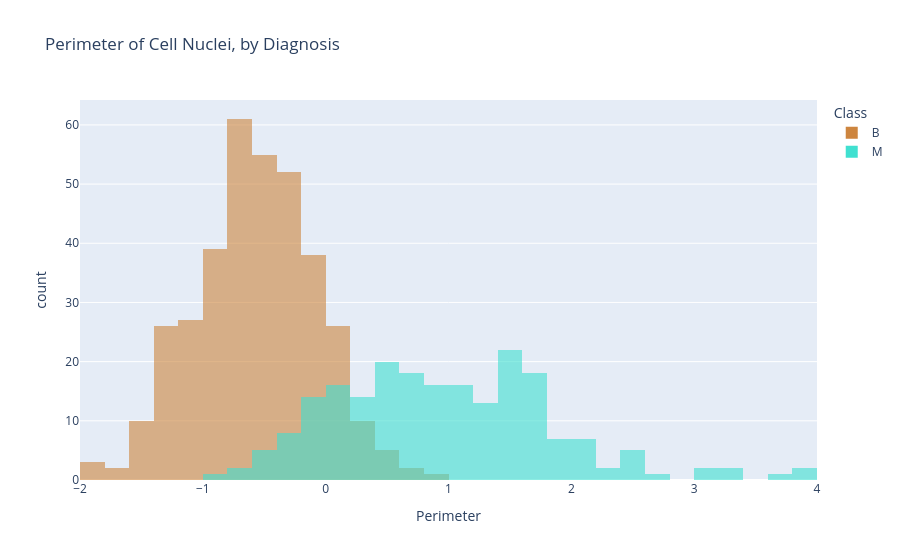

The code cell stored with this chart in its notebook:
### Markdown cell above
---
---

## Exploring the Data: Perimeter and Diagnosis

We start where we always do, by *looking* at the data. Our explanatory variable `Perimeter`is numeric and our response variable `Class` is categorical, so let's compare the distribution of perimeters in the two groups with overlaid histograms. 

**Note:** previously you've seen overlaid histograms with `plotly.graph_objects` [(see here)](https://plotly.com/python/histograms/#overlaid-histogram). Below you'll see another way, using `px.histogram()` directly.

### Code cell
fig = px.histogram(cancer, x = "Perimeter", color = "Class",
                   barmode = "overlay", opacity = 0.6, nbins = 40,
                   color_discrete_map = {"B": "peru", "M": "turquoise"},
                   category_orders = {"Class": ["B", "M"]},
                   title = "Perimeter of Cell Nuclei, by Diagnosis",
                   labels = {"Perimeter":"Perimeter", "count":"Number of patients"},
                   height = 500)
fig.show()

### Figure 1 — Plotly figure (JSON) as saved in the notebook; plotly's stock layout.template omitted (floating-point values rounded to 4 significant figures; data arrays with more than 128 entries replaced by an {"elided": "..."} marker saying what was removed)
{"data": [{"alignmentgroup": "True", "bingroup": "x", "hovertemplate": "Class=B<br>Perimeter=%{x}<br>count=%{y}<extra></extra>", "legendgroup": "B", "marker": {"color": "peru", "opacity": 0.6, "pattern": {"shape": ""}}, "name": "B", "nbinsx": 40, "offsetgroup": "B", "orientation": "v", "showlegend": true, "type": "histogram", "x": {"elided": "357 float values"}, "xaxis": "x", "yaxis": "y"}, {"alignmentgroup": "True", "bingroup": "x", "hovertemplate": "Class=M<br>Perimeter=%{x}<br>count=%{y}<extra></extra>", "legendgroup": "M", "marker": {"color": "turquoise", "opacity": 0.6, "pattern": {"shape": ""}}, "name": "M", "nbinsx": 40, "offsetgroup": "M", "orientation": "v", "showlegend": true, "type": "histogram", "x": {"elided": "212 float values"}, "xaxis": "x", "yaxis": "y"}], "layout": {"autosize": true, "barmode": "overlay", "legend": {"title": {"text": "Class"}, "tracegroupgap": 0}, "title": {"text": "Perimeter of Cell Nuclei, by Diagnosis"}, "xaxis": {"anchor": "y", "autorange": true, "domain": [0, 1], "range": [-2.0, 4], "title": {"text": "Perimeter"}, "type": "linear"}, "yaxis": {"anchor": "x", "autorange": true, "domain": [0, 1], "range": [0, 64.21], "title": {"text": "count"}}}}
